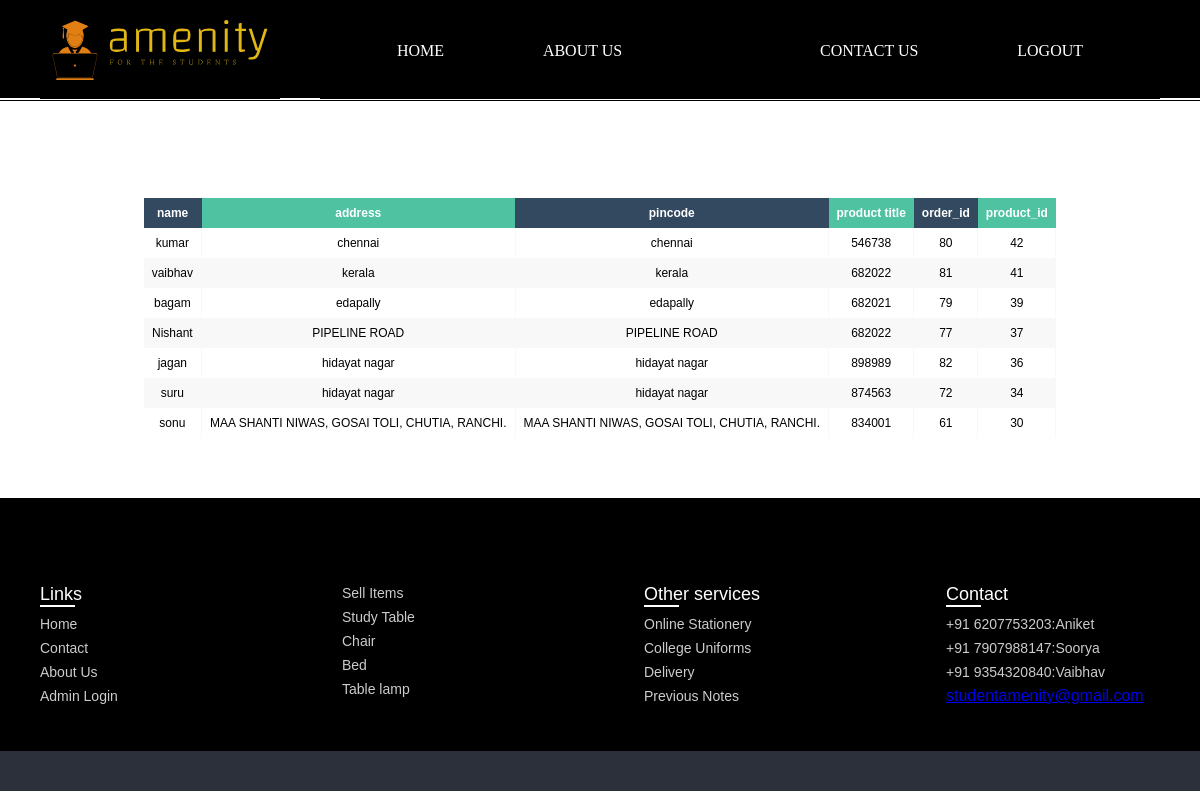
Screenshot of /general_orders.php with the database file from the repository.
### tables this page shows
CREATE TABLE `orders_general` (
  `name` varchar(20) NOT NULL,
  `mobile` varchar(10) NOT NULL,
  `address` varchar(255) NOT NULL,
  `pincode` varchar(6) NOT NULL,
  `order_id` int(11) NOT NULL,
  `product_id` text NOT NULL
);

### general_orders.php (the view, shortened to what this page needs)
<?php
include("connection.php");
$db= $con;
$tableName="orders_general";
$columns= ['name', 'mobile','address','pincode','order_id', 'product_id'];
$fetchData = fetch_data($db, $tableName, $columns);
function fetch_data($db, $tableName, $columns){
 if(empty($db)){
  $msg= "Database connection error";
 }elseif (empty($columns) || !is_array($columns)) {
  $msg="columns Name must be defined in an indexed array";
 }elseif(empty($tableName)){
   $msg= "Table Name is empty";
}else{
$columnName = implode(", ", $columns);
$query = "SELECT ".$columnName." FROM $tableName"." ORDER BY product_id DESC";
$result = $db->query($query);
if($result== true){
 if ($result->num_rows > 0) {
    $row= mysqli_fetch_all($result, MYSQLI_ASSOC);
    $msg= $row;
 } else {
    $msg= "No Data Found";
 }
}else{
  $msg= mysqli_error($db);
}
}
return $msg;
}
?>
<!DOCTYPE html>
<html lang="en">
<head>
    <link rel="stylesheet" href="css/style.css">
    <link rel="stylesheet" href="css/footer.css">
    <link rel="stylesheet" href="css/table2.css">
    <link rel="stylesheet" href="https://cdnjs.cloudflare.com/ajax/libs/font-awesome/4.7.0/css/font-awesome.min.css">
</head>
<body>
    <body>
    <div class="container">
            <div class="container" id="one">
                <div id="logo1"><a href="welcome.php"><img src="imgss/newlogo.svg" alt=""></a></div>
            </div>
            <div class="container" id="two">
                <div class="item" id="item-1"><a class="item" style="text-decoration: none" href="welcome.php">HOME</a></div>
                <div class="item" id="item-2"><a class="item" style="text-decoration: none" href="about.php">ABOUT US</div>
                <div class="item" id="item-3"><a class="item" style="text-decoration: none" href="contact.php">CONTACT US</a></div>
                <div class="item" id="item-4"><a class="item" style="text-decoration: none" href="Signup.php">LOGOUT</a></div>
            </div>
        </div>
        <div class="content" style="width :100%;height: 400px;padding-top:100px;">
<div class="contaainer">
 <div class="row">
   <div class="col-sm-8">
    <div class="table-responsive">
      <table class="fl-table">
       <thead>
        <tr><th>name</th>
         <th>address</th>
         <th>pincode</th>
         <th>product title</th>
         <th>order_id</th>
         <th>product_id</th>
    </thead>
    <tbody>
  <?php
      if(is_array($fetchData)){
      $sn=1;
      foreach($fetchData as $data){
    ?>
      <td><?php echo $data['name']??''; ?></td>
      <td><?php echo $data['address']??''; ?></td>
      <td><?php echo $data['address']??''; ?></td>
      <td><?php echo $data['pincode']??''; ?></td>
      <td><?php echo $data['order_id']??''; ?></td>
      <td><?php echo $data['product_id']??''; ?></td>
     <?php
      $sn++;}}?>
    </tbody>
     </table>
   </div>
</div>
</div>
</div>
</div>
        <footer>
            <div class="content">
                <div class="link-boxes">
                    <ul class="box">
                        <li class="link_name">Links</li>
                        <li><a href="index.php">Home</a></li>
                        <li><a href="contact.php">Contact</a></li>
                        <li><a href="#">About Us</a></li>
                        <li><a href="admin/admin.php">Admin Login</a></li>
                    </ul>
                    <ul class="box">
                        <li ><a href="login.php">Sell Items</a></li>
                        <li><a href="#">Study Table</a></li>
                        <li><a href="#">Chair</a></li>
                        <li><a href="#">Bed</a></li>
                        <li><a href="#">Table lamp</a></li>
                    </ul>
                    <ul class="box">
                        <li class="link_name">Other services</li>
                        <li><a href="#">Online Stationery</a></li>
                        <li><a href="#">College Uniforms</a></li>
                        <li><a href="#">Delivery</a></li>
                        <li><a href="#">Previous Notes</a></li>
                    </ul>
                    <ul class="box">
                        <li class="link_name">Contact</li>
                        <li><a href="#">+91 6207753203:Aniket</a></li>
                        <li><a href="#">+91 7907988147:Soorya</a></li>
                        <li><a href="#">+91 9354320840:Vaibhav</a></li>
                        <p><a href="mailto:someone@example.com">studentamenity@gmail.com</a></p>
                    </ul>
                </div>
            </div>
            <div class="bottom-details">
                <div class="bottom_text">
                </div>
            </div>
        </footer>
    </body>
</html>

### css/style.css (style rules this page uses)
* { margin: 0; padding: 0; }
.container { display: flex; justify-content: space-evenly; align-items: center; height: 98px; color: white; background-color: black; border-top: 2px solid black; cursor: pointer; }
.container a { font-size: 16px; color: white; text-decoration: none; }
.item { font-family: 'Rubik Beastly', cursive; margin: 2px; font-size: 2PX; padding: 9px; color: white; border-radius: 9px; }
#logo1 img { height: 60px; }
#one { width: 20%; border: none; display: flex; align-items: center; justify-content: center; }
#two { width: 70%; display: flex; align-items: center; justify-content: space-evenly; }

### css/footer.css (style rules this page uses)
footer { background: #000; width: 100%; height: auto; }
footer::before { content: ''; position: absolute; left: 0; top: 100px; height: 1px; width: 100%; background: #000; }
footer .content { max-width: 1250px; margin: auto; padding: 30px 40px 40px 40px; }
footer .content .link-boxes { width: 100%; display: flex; justify-content: space-between; }
footer .content .link-boxes .box { width: calc(100% / 5 - 10px); }
.content .link-boxes .box .link_name { color: #fff; font-size: 18px; font-weight: 400; margin-bottom: 10px; position: relative; }
.link-boxes .box .link_name::before { content: ''; position: absolute; left: 0; bottom: -2px; height: 2px; width: 35px; background: #fff; }
.content .link-boxes .box li { margin: 6px 0; list-style: none; }
.content .link-boxes .box li a { color: #fff; font-size: 14px; font-weight: 400; text-decoration: none; opacity: 0.8; transition: all 0.4s ease }
footer .bottom-details { width: 100%; background: #2c303a; }
footer .bottom-details .bottom_text { max-width: 1250px; margin: auto; padding: 20px 40px; display: flex; justify-content: space-between; }

### css/table2.css (style rules this page uses)
* { box-sizing: border-box; -webkit-box-sizing: border-box; -moz-box-sizing: border-box; }
body { font-family: Helvetica; -webkit-font-smoothing: antialiased; }
.fl-table { border-radius: 5px; font-size: 12px; font-weight: normal; border: none; border-collapse: collapse; width: 100%; max-width: 100%; white-space: nowrap; background-color: white; }
.fl-table td, .fl-table th { text-align: center; padding: 8px; }
.fl-table td { border-right: 1px solid #f8f8f8; font-size: 12px; }
.fl-table thead th { color: #ffffff; background: #4FC3A1; }
.fl-table thead th:nth-child(odd) { color: #ffffff; background: #324960; }

### general_orders.php (style rules this page uses)
.contaainer { display:flex; flex-direction:column; justify-content:center; align-items:center }

### rows the page displays
orders_general: name "kumar", address "chennai", pincode "546738", order_id "80", product "42"
orders_general: name "vaibhav", address "kerala", pincode "682022", order_id "81", product "41"
orders_general: name "bagam", address "edapally", pincode "682021", order_id "79", product "39"
orders_general: name "Nishant", address "PIPELINE ROAD", pincode "682022", order_id "77", product "37"
orders_general: name "jagan", address "hidayat nagar", pincode "898989", order_id "82", product "36"
orders_general: name "suru", address "hidayat nagar", pincode "874563", order_id "72", product "34"
orders_general: name "sonu", address "MAA SHANTI NIWAS, GOSAI TOLI, CHUTIA, RANCHI.", pincode "834001", order_id "61", product "30"
